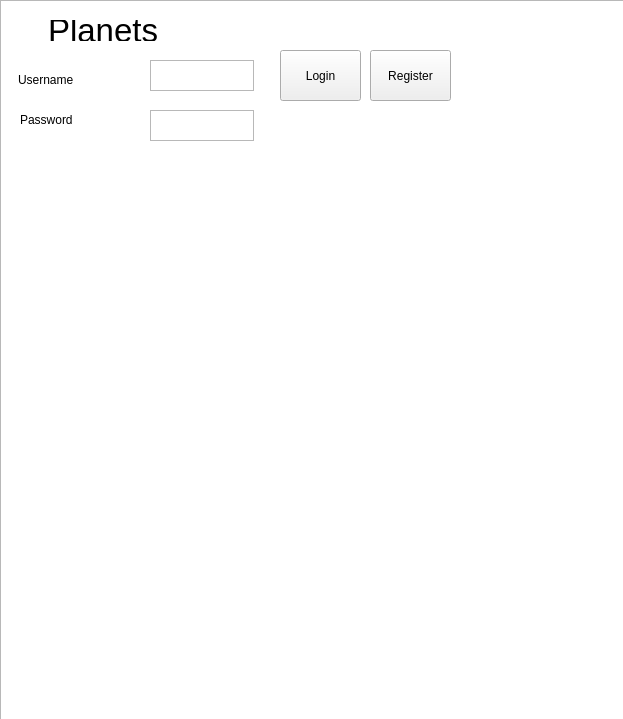
<?xml version="1.0" encoding="UTF-8"?>
<ui version="4.0">
 <class>LoginForm</class>
 <widget class="QWidget" name="LoginForm">
  <property name="geometry">
   <rect>
    <x>0</x>
    <y>0</y>
    <width>623</width>
    <height>719</height>
   </rect>
  </property>
  <property name="windowTitle">
   <string>Form</string>
  </property>
  <widget class="QPushButton" name="Register_Button">
   <property name="geometry">
    <rect>
     <x>370</x>
     <y>50</y>
     <width>81</width>
     <height>51</height>
    </rect>
   </property>
   <property name="text">
    <string>Register</string>
   </property>
  </widget>
  <widget class="QLabel" name="Username_Label">
   <property name="geometry">
    <rect>
     <x>18</x>
     <y>70</y>
     <width>71</width>
     <height>20</height>
    </rect>
   </property>
   <property name="text">
    <string>Username</string>
   </property>
  </widget>
  <widget class="QPushButton" name="Login_Button">
   <property name="geometry">
    <rect>
     <x>280</x>
     <y>50</y>
     <width>81</width>
     <height>51</height>
    </rect>
   </property>
   <property name="text">
    <string>Login</string>
   </property>
  </widget>
  <widget class="QLabel" name="LoginHeader_Label">
   <property name="geometry">
    <rect>
     <x>48</x>
     <y>20</y>
     <width>111</width>
     <height>21</height>
    </rect>
   </property>
   <property name="font">
    <font>
     <pointsize>25</pointsize>
    </font>
   </property>
   <property name="text">
    <string>Planets</string>
   </property>
  </widget>
  <widget class="QLabel" name="Password_Label">
   <property name="geometry">
    <rect>
     <x>20</x>
     <y>110</y>
     <width>61</width>
     <height>20</height>
    </rect>
   </property>
   <property name="text">
    <string>Password</string>
   </property>
  </widget>
  <widget class="QTextEdit" name="Username_Text">
   <property name="geometry">
    <rect>
     <x>150</x>
     <y>60</y>
     <width>104</width>
     <height>31</height>
    </rect>
   </property>
  </widget>
  <widget class="QTextEdit" name="Password_Text">
   <property name="geometry">
    <rect>
     <x>150</x>
     <y>110</y>
     <width>104</width>
     <height>31</height>
    </rect>
   </property>
  </widget>
  <widget class="QGraphicsView" name="graphicsView">
   <property name="geometry">
    <rect>
     <x>0</x>
     <y>0</y>
     <width>661</width>
     <height>721</height>
    </rect>
   </property>
  </widget>
  <zorder>graphicsView</zorder>
  <zorder>Register_Button</zorder>
  <zorder>Username_Label</zorder>
  <zorder>Login_Button</zorder>
  <zorder>LoginHeader_Label</zorder>
  <zorder>Password_Label</zorder>
  <zorder>Username_Text</zorder>
  <zorder>Password_Text</zorder>
 </widget>
 <resources/>
 <connections/>
</ui>
